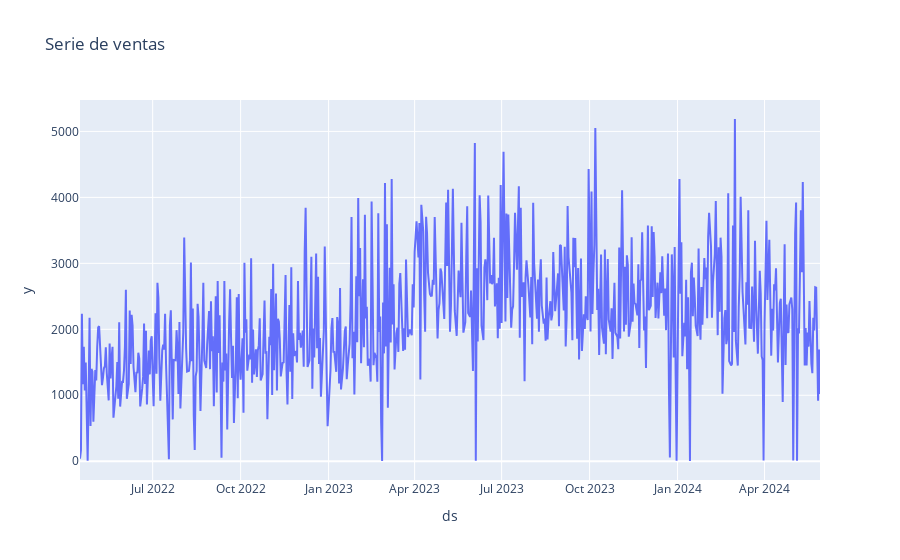

Notebook source saved alongside this figure:
### Code cell
import plotly.express as px

px.line(df, x='ds', y='y',title="Serie de ventas")

### Figure 1 — Plotly figure (JSON) as saved in the notebook; plotly's stock layout.template omitted (floating-point values rounded to 4 significant figures; data arrays with more than 128 entries replaced by an {"elided": "..."} marker saying what was removed)
{"data": [{"hovertemplate": "ds=%{x}<br>y=%{y}<extra></extra>", "legendgroup": "", "line": {"color": "#636efa", "dash": "solid"}, "marker": {"symbol": "circle"}, "mode": "lines", "name": "", "orientation": "v", "showlegend": false, "type": "scatter", "x": {"elided": "669 str values"}, "xaxis": "x", "y": {"elided": "669 float values"}, "yaxis": "y"}], "layout": {"legend": {"tracegroupgap": 0}, "title": {"text": "Serie de ventas"}, "xaxis": {"anchor": "y", "domain": [0, 1], "title": {"text": "ds"}}, "yaxis": {"anchor": "x", "domain": [0, 1], "title": {"text": "y"}}}}
